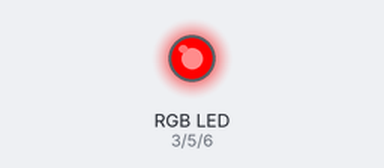
Bench run of a sketch on a simulated Arduino Uno, built with avr-gcc and run on an emulated ATmega328P. Shown: an RGB LED mixed from three pins (HIGH = lit).

Above: at 0.15 s.
At 4.68 s:
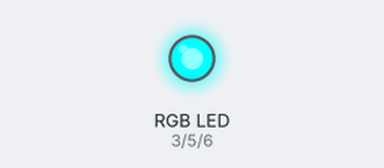
At 9.51 s:
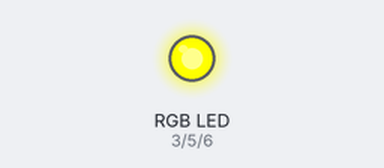
At 19.17 s:
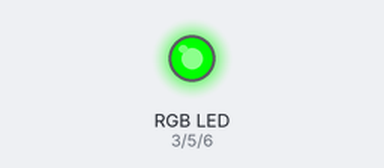
At 28.84 s:
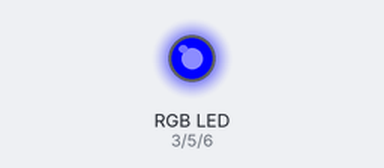
At 38.5 s:
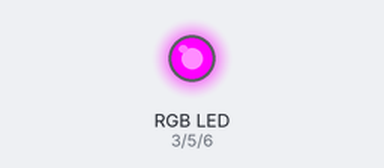
Timing chart, 0 to 40.0 s (numbered marks = the images above):
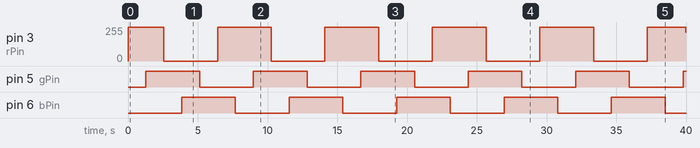

The sketch:

breathe_light2.ino
```cpp
int rPin = 3;
int gPin = 5;
int bPin = 6;
int rDuty = 255;
int gDuty = 0;
int bDuty = 0 ;
//flag = 0,红->黄
//     = 1,黄->绿
//     = 2,绿->青
//     = 3,青->蓝
//     = 4,蓝->紫
//     = 5,紫->红
int flag = 0;

void setup() {
  pinMode(rPin, OUTPUT);
  pinMode(gPin, OUTPUT);
  pinMode(bPin, OUTPUT);
}

void loop() {
  analogWrite(rPin, rDuty);
  analogWrite(gPin, gDuty);
  analogWrite(bPin, bDuty);
  delay(5);
  switch(flag){
    case 0:
      gDuty++;
      if(gDuty >= 255) flag++;
      break;
    case 1:
      rDuty--;
      if(rDuty <= 0) flag++;
      break;
    case 2:
      bDuty++;
      if(bDuty >= 255) flag++;
      break;
    case 3:
      gDuty--;
      if(gDuty <= 0) flag++;
      break;
    case 4:
      rDuty++;
      if(rDuty >= 255) flag++;
      break;
    case 5:
      bDuty--;
      if(bDuty <= 0) flag = 0;
      break;
  }
}
```

Measured:
- by itself, pin 3 (rPin): 0/255 → 255/255 at 0.00 s, → 0/255 2.6 s later, → 255/255 3.9 s later, → 0/255 3.9 s later, … (12 changes in this stretch)
- by itself, pin 5 (gPin), pin 6 (bPin): alternates HIGH for 3.9 s and LOW for 3.9 s
